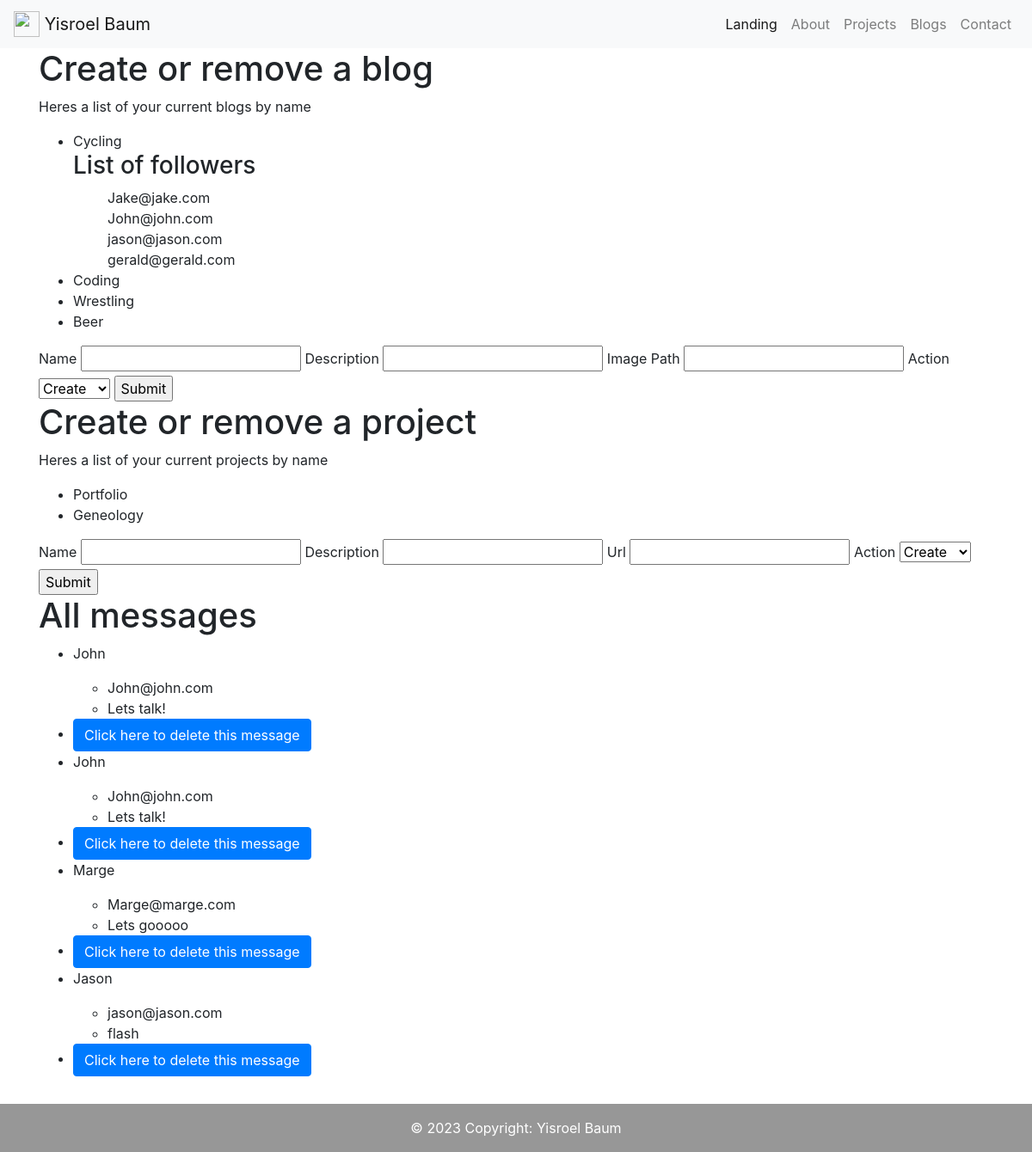
/admin, run on an earlier commit of the app's database.
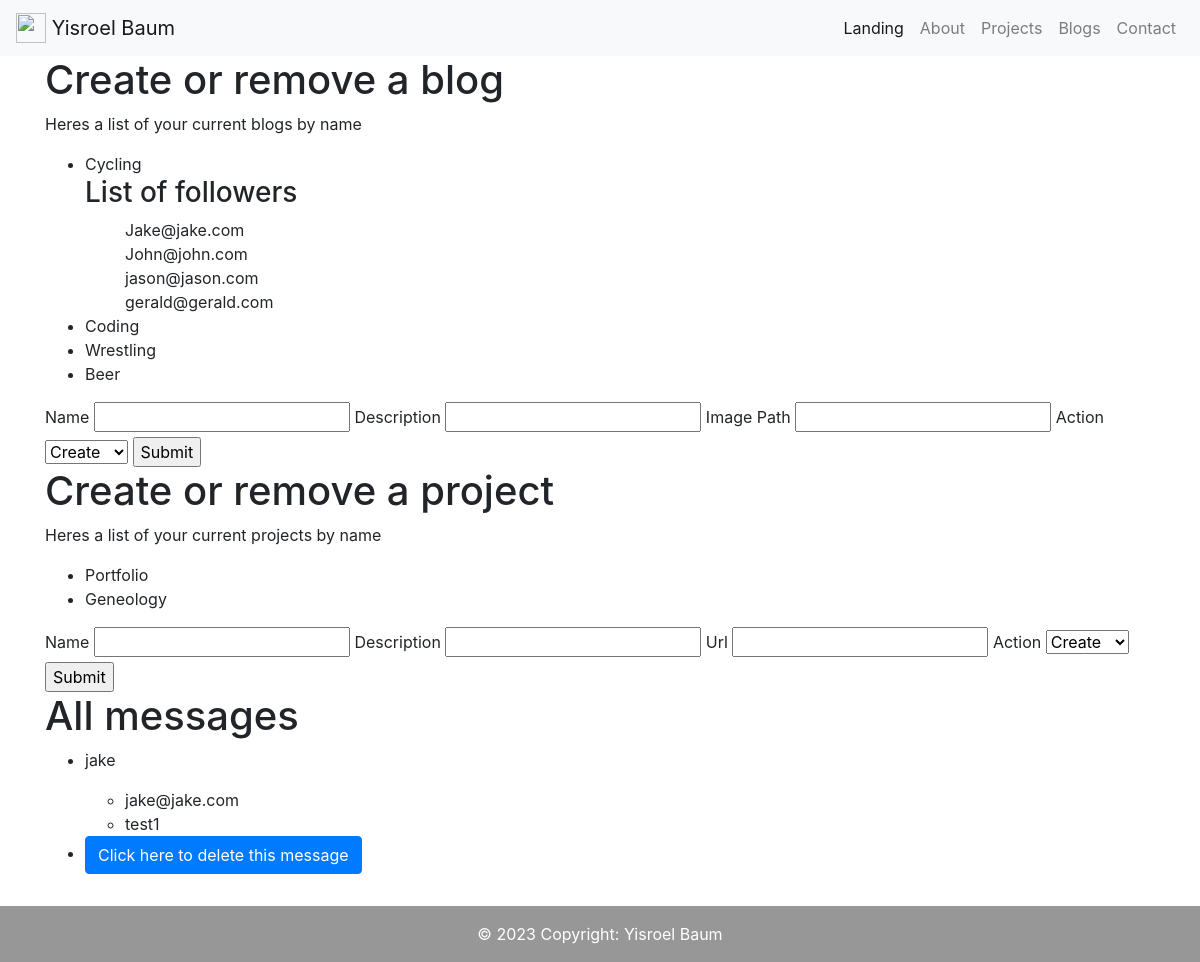
And on a later commit of the database.
### portfolio/models.py (models this page shows, shortened)
class Blog(portfolio.Model):
    id          = portfolio.Column(portfolio.Integer, primary_key=True)
    name        = portfolio.Column(portfolio.String(64), nullable=False)
    description = portfolio.Column(portfolio.String(200), nullable=False)
    img         = portfolio.Column(portfolio.String(200), default='static/default_pic.jpg')

class User(portfolio.Model):
    id       = portfolio.Column(portfolio.Integer, primary_key=True)
    name     = portfolio.Column(portfolio.String(64), nullable=False)
    email    = portfolio.Column(portfolio.String(64), nullable=False, unique=True)
    messages = portfolio.relationship('Message', backref='user', lazy='dynamic')
    blogs    = portfolio.relationship('Blog', secondary=user_blogs, backref='followers')

class Projects(portfolio.Model):
    id          = portfolio.Column(portfolio.Integer, primary_key=True)
    name        = portfolio.Column(portfolio.String(64), nullable=False)
    description = portfolio.Column(portfolio.String(200), nullable=False)
    url         = portfolio.Column(portfolio.String(64), nullable=False)

class Message(portfolio.Model):
    id      = portfolio.Column(portfolio.Integer, primary_key=True)
    text    = portfolio.Column(portfolio.String(64), nullable=False)
    sent_by = portfolio.Column(portfolio.Integer, portfolio.ForeignKey('user.id'))

### portfolio/routes.py (the view, shortened to what this page needs)
@app.route('/admin', methods=('GET', 'POST'))
def admin():
    blog_action = CreateOrRemoveBlogForm()
    project_action = CreateOrRemoveProjectForm()
    all_blogs = Blog.query.all()
    all_projects = Projects.query.all()
    all_messages = Message.query.all()
    return render_template('admin_page.html',
                           blog_action=blog_action,
                           project_action=project_action,
                           all_blogs=all_blogs,
                           all_projects=all_projects,
                           all_messages=all_messages
                           )

### portfolio/forms.py
class CreateOrRemoveBlogForm(FlaskForm):
    name        = StringField('Name', validators=[DataRequired()])
    description = StringField('Description', validators=[DataRequired()])
    img         = StringField('Image Path')
    action      = SelectField('Action', choices=['Create', 'Remove'])
    submit      = SubmitField('Submit')

class CreateOrRemoveProjectForm(FlaskForm):
    name        = StringField('Name', validators=[DataRequired()])
    description = StringField('Description', validators=[DataRequired()])
    url         = StringField('Url', validators=[DataRequired()])
    action      = SelectField('Action', choices=['Create', 'Remove'])
    submit      = SubmitField('Submit')

### portfolio/templates/admin_page.html (shortened to what this page needs)
{% extends 'base.html' %}
{% block content %}
    <div class="container">
        <h1>Create or remove a blog</h1>
        <p> Heres a list of your current blogs by name</p>
        <ul>
            {% for blog in all_blogs %}
                <li>{{ blog.name }}</li>
                {% if blog.followers %}
                    <h3>List of followers</h3>
                    <ul>
                        {% for follower in blog.followers %}
                            {{ follower.email }}<br>
                        {% endfor %}
                    </ul>
                {% endif %}
            {% endfor %}
        </ul>
        <form method="post" action="" enctype="multipart/form-data">
            {{ blog_action.name.label }}
            {{ blog_action.name() }}
            {{ blog_action.description.label }}
            {{ blog_action.description() }}
            {{ blog_action.img.label }}
            {{ blog_action.img() }}
            {{ blog_action.action.label }}
            {{ blog_action.action() }}
            {{ blog_action.submit() }}
        </form>
        <h1>Create or remove a project</h1>
        <p> Heres a list of your current projects by name</p>
        <ul>
            {% for project in all_projects %}
                <li>{{ project.name }}</li>
            {% endfor %}
        </ul>
        <form method="post" action="" enctype="multipart/form-data">
            {{ project_action.name.label }}
            {{ project_action.name() }}
            {{ project_action.description.label }}
            {{ project_action.description() }}
            {{ project_action.url.label }}
            {{ project_action.url() }}
            {{ project_action.action.label }}
            {{ project_action.action() }}
            {{ project_action.submit() }}
        </form>
        <h1>All messages</h1>
        <ul>
            {% for message in all_messages %}
                <li>
                    <p>{{ message.user.name }}</p>
                    <ul>
                        <li>{{ message.user.email }}</li>
                        <li>{{ message.text }}</li>
                    </ul>
                </li>
                <li>
                    <a href="{{url_for('delete_message', message_id=message.id)}}" class="btn btn-primary">Click here to delete this message</a>
                </li>
            {% endfor %}
        </ul>
    </div>
{% endblock content %}

### portfolio/templates/base.html (shortened to what this page needs)
<!DOCTYPE html>
<html lang="en">
<head>
    <link rel="stylesheet" href="https://cdn.jsdelivr.net/npm/bootstrap@4.0.0/dist/css/bootstrap.min.css">
</head>
<body>
    {% block header %}
        <nav class="navbar navbar-expand-lg navbar-light bg-light">
            <span class="navbar-brand">
                <img src="#" width="30" height="30" class="d-inline-block align-top" alt="">
                Yisroel Baum
            </span>
            <div class="collapse navbar-collapse" id="navbarText">
                <ul class="navbar-nav mr-auto">
                    <li class="nav-item active">
                    <a class="nav-link" href="{{url_for('landing_page')}}">Landing <span class="sr-only">(current)</span></a>
                    </li>
                    <li class="nav-item">
                    <a class="nav-link" href="{{url_for('about')}}">About</a>
                    </li>
                    <li class="nav-item">
                    <a class="nav-link" href="{{url_for('projects')}}">Projects</a>
                    </li>
                    <li class="nav-item">
                    <a class="nav-link" href="{{url_for('blogs')}}">Blogs</a>
                    </li>
                    <li class="nav-item">
                    <a class="nav-link" href="{{url_for('contact')}}">Contact</a>
                    </li>
                </ul>
            </div>
        </nav>
    {% endblock header %}
    {% block content %}{% endblock content %}
    {% block footer %}
    <br/>
    <br/>
    <br/>
    <footer class="text-center text-white fixed-bottom" style="background-color: #BDBDBD">
        <div class="text-center p-3" style="background-color: rgba(0, 0, 0, 0.2);">
            © 2023 Copyright: Yisroel Baum
          </div>
    </footer>
    {% endblock footer %}
</body>
</html>

What changed in the data, as far as the page shows it:
removed Message: user.name "John", user.email "John@john.com", text "Lets talk!"
removed Message: user.name "Marge", user.email "Marge@marge.com", text "Lets gooooo"
removed Message: user.name "Jason", user.email "jason@jason.com", text "flash"
changed Message: user.name "John" → "jake"; user.email "John@john.com" → "jake@jake.com"; text "Lets talk!" → "test1"
